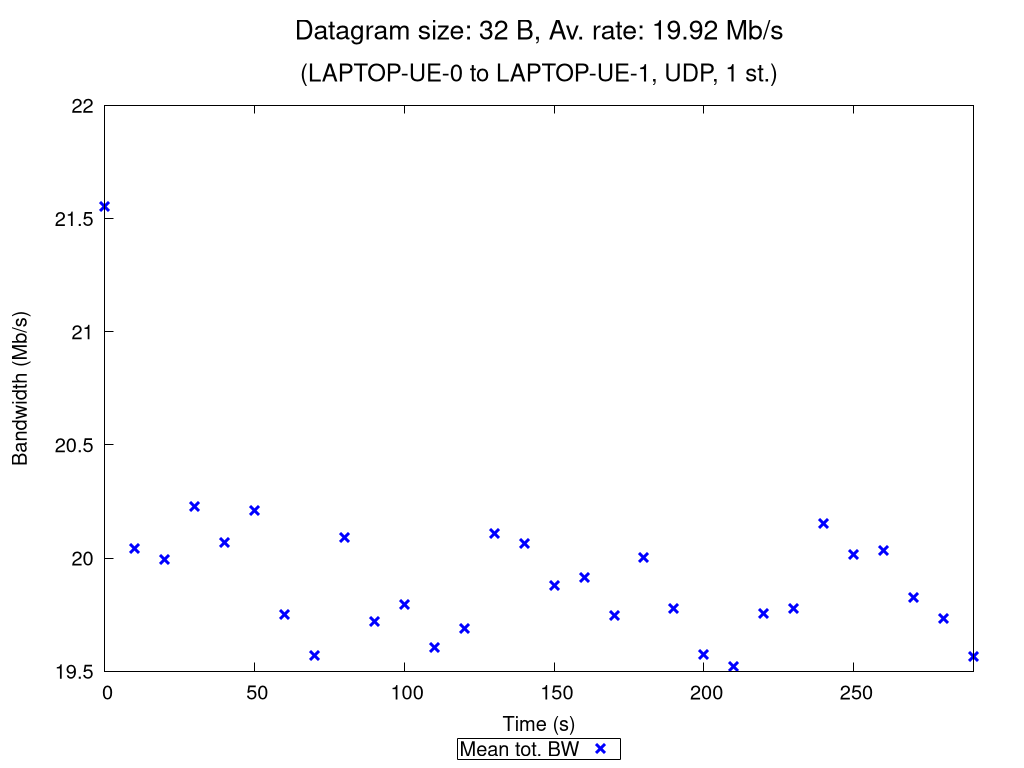

Generate this figure with gnuplot:
set terminal pngcairo nocrop enhanced size 1024,768 font "Verdana,15"
set output "UDP_1_st_2020_10_12_08-02-11_one2two_00032B.png"

set title "{/=20 Datagram size: 32 B, Av. rate: 19.92 Mb/s}\n\n{/=18 (LAPTOP-UE-0 to LAPTOP-UE-1, UDP, 1 st.)}"

set xlabel "Time (s)"
set ylabel "Bandwidth (Mb/s)"
set ytics nomirror
set key bmargin center horizontal box samplen 1 width -1
set bmargin 4.6
set rmargin 4.5

rf = 1000000.0  # rate factor
set style fill transparent solid 0.2 noborder
set autoscale xfix
plot "UDP_1_st_2020_10_12_08-02-11_one2two_00032B_iperf_processed.dat" using 1:($2/rf-$3/rf):($2/rf+$3/rf) with filledcurves lc rgb "blue" notitle, \
     "" using 1:($2/rf) with points pt 2 ps 1.5 lw 3 lc rgb "blue" title "Mean tot. BW", \
